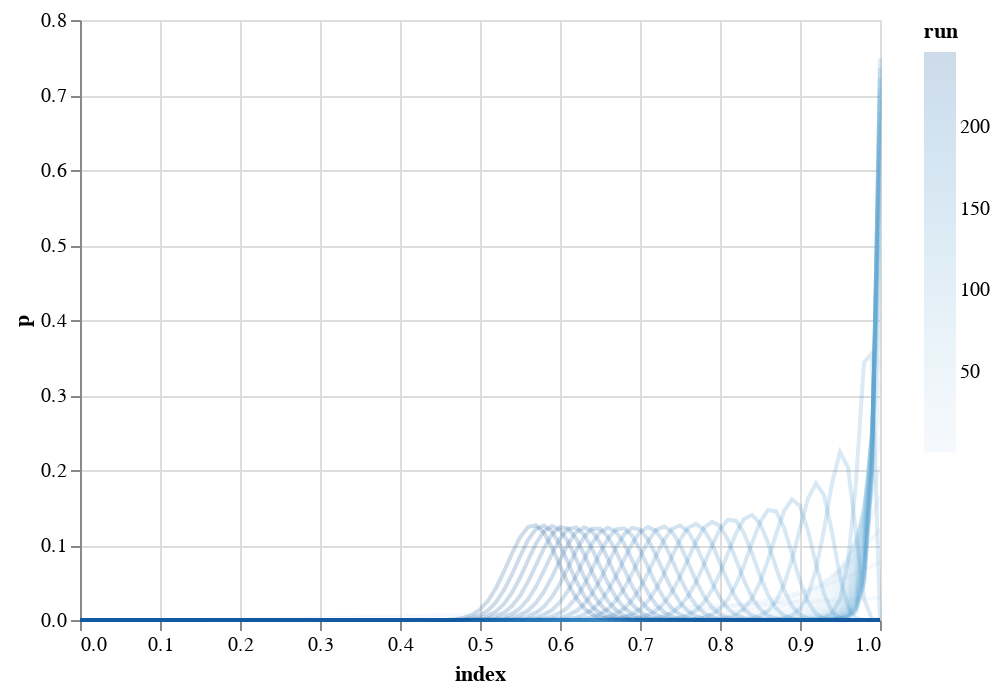

Source (notebook cell):
### Code cell
log = pd.concat(dists)
log.columns = ["p", "run"]
log = log.reset_index()

alt.data_transformers.disable_max_rows()
alt.Chart(log[log.run % 5 == 1]).encode(x="index", y="p", color="run").mark_line(opacity=0.2)

### Figure 1 — Vega-Lite specification as saved in the notebook (floating-point values rounded to 4 significant figures; data arrays with more than 128 entries replaced by an {"elided": "..."} marker saying what was removed)
{"config": {"view": {"continuousWidth": 400, "continuousHeight": 300}}, "data": {"name": "data-3f6e7144d320bfbb18860dff2c652b8f"}, "mark": {"type": "line", "opacity": 0.2}, "encoding": {"color": {"field": "run", "type": "quantitative"}, "x": {"field": "index", "type": "quantitative"}, "y": {"field": "p", "type": "quantitative"}}, "$schema": "https://vega.github.io/schema/vega-lite/v4.17.0.json", "datasets": {"data-3f6e7144d320bfbb18860dff2c652b8f": {"elided": "5050 records"}}}
